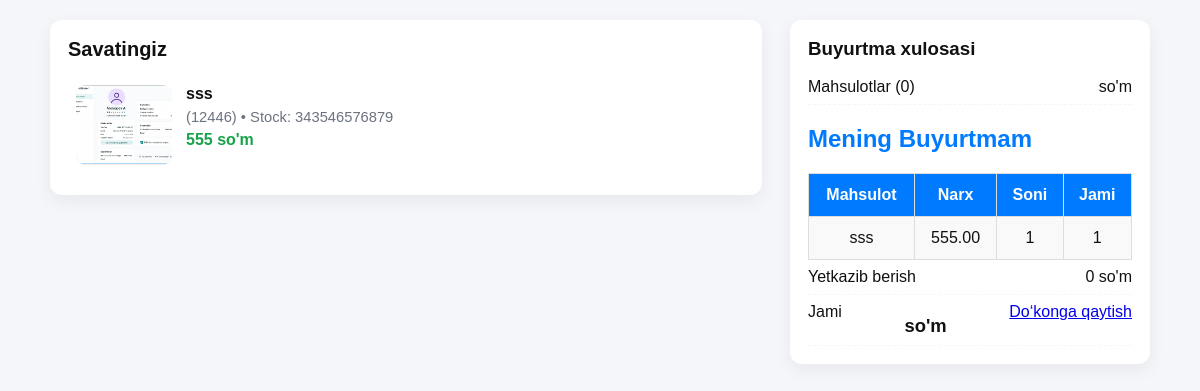
/cart/ (signed in), run on the app's committed database.
### store/models.py (models this page shows, shortened)
class CartItem(models.Model):
    cart=models.ForeignKey(Cart,on_delete=models.CASCADE,related_name="items")
    product=models.ForeignKey(Product,on_delete=models.CASCADE)
    quantity=models.IntegerField(default=1)
    price=models.DecimalField(max_digits=10,decimal_places=2)

class Product(models.Model):
    title=models.CharField(max_length=70)
    about=models.TextField(default="nothing")
    price=models.DecimalField(max_digits=10,decimal_places=2)
    stock=models.IntegerField(default=0)
    image=models.ImageField(upload_to='products/')
    created_at=models.DateTimeField(auto_now_add=True)
    category=models.ForeignKey(Category,on_delete=models.CASCADE,related_name="products")
    is_active=models.BooleanField(default=True)
    seller=models.ForeignKey(CustomUser,
                             on_delete=models.CASCADE,
                             related_name="products",
                             null=True,
                             blank=True
                             )

class OrderItem(models.Model):
    order=models.ForeignKey(Order,on_delete=models.CASCADE)
    product=models.ForeignKey(Product,on_delete=models.CASCADE) #tog'ri ketayapmanmi
    quantity=models.IntegerField(default=1)
    price=models.DecimalField(max_digits=20,decimal_places=2)

### store/views.py (the view)
# urls.py: path('cart/',views.see_cart,name="seecart"),
def see_cart(request):
    order,created=Order.objects.get_or_create(user=request.user)
    order_u=OrderItem.objects.filter(order=order)
    cart,created=Cart.objects.get_or_create(user=request.user)
    cart_u=CartItem.objects.filter(cart=cart)
    return render(request,'cart.html',{"cart_u":cart_u,"order_u":order_u})

### store/templates/cart.html (shortened to what this page needs)
<!DOCTYPE html>
<html lang="uz">
<head>
</head>
<body>
  <div class="cart-wrap">
    <section class="items" aria-labelledby="cart-heading">
      <h2 id="cart-heading">Savatingiz</h2>
      {% if not cart_u %}
        <div class="empty">Sizning savatchingiz bo‘sh 🛒<br><a href="{% url 'home' %}">Do‘konga qaytish</a></div>
      {% else %}
        {% for item in cart_u %}
          <div class="item" data-item-id="{{ item.id }}">
            <div class="thumb">
              {% if item.product.image %}
                <img src="{{ item.product.image.url }}" alt="{{ item.product.title }}">
              {% else %}
                <span style="font-size:.9rem;color:var(--muted)">No image</span>
              {% endif %}
            </div>
            <div class="meta">
              <h3>{{ item.product.title }}</h3>
              <p>({{ item.quantity }}) • Stock: {{ item.product.stock}} </p>
              <div class="price">{{ item.price|floatformat:0 }} so'm</div>
            </div>
        {% endfor %}
      {% endif %}
    </section>
    <aside class="summary" aria-labelledby="summary-heading">
      <h3 id="summary-heading">Buyurtma xulosasi</h3>
      <div class="row">
        <div>Mahsulotlar ({{ cart_items|length }})</div>
        <div>{{ cart_total|floatformat:0 }} so'm</div>
      </div>
</head>
<body>
    <h1>Mening Buyurtmam</h1>
    {% if order_u %}
    <table>
        <tr>
            <th>Mahsulot</th>
            <th>Narx</th>
            <th>Soni</th>
            <th>Jami</th>
        </tr>
        {% for item in order_u %}
        <tr>
            <td>{{ item.product.title }}</td>
            <td>{{ item.price }}</td>
            <td>{{ item.quantity }}</td>
            <td>{{ item.quantity }}</td>
        </tr>
        {% endfor %}
    </table>
    {% else %}
        <p>Buyurtma topilmadi 😢</p>
    {% endif %}
      <div class="row">
        <div>Yetkazib berish</div>
        <div>0 so'm</div>
      </div>
      <div class="row">
        <div>Jami</div>
        <div class="total">{{ cart_total|floatformat:0 }} so'm</div>
        <a href="{% url 'home' %}">Do‘konga qaytish</a>
      </div>
    </aside>
  </div>
</body>
</html>

### store/templates/cart.html (style rules this page uses)
:root { --bg:#f4f6fb; --card:#ffffff; --muted:#6b7280; --accent:#0d6efd; --success:#16a34a; --danger:#ef4444; --shadow: 0 6px 18px rgba(15,23,42,0.06); --radius:12px; }
* { box-sizing:border-box }
html,body { height:100%;margin:0;font-family:Inter,ui-sans-serif,system-ui, -apple-system, "Segoe UI", Roboto, "Helvetica Neue", Arial; }
body { background:var(--bg);color:#111;padding:28px; }
.cart-wrap { max-width:1100px; margin:0 auto; display:grid; grid-template-columns: 1fr 360px; gap:28px; align-items:start; }
.items { background:var(--card); border-radius:var(--radius); box-shadow:var(--shadow); padding:18px; }
.items h2 { margin:0 0 12px;font-size:1.25rem }
.item { display:flex; gap:14px; padding:12px 8px; border-bottom:1px solid rgba(0,0,0,0.04); align-items:center; }
.item:last-child { border-bottom:0 }
.thumb { width:96px; height:80px; border-radius:10px; overflow:hidden; flex-shrink:0; background:linear-gradient(180deg,#eee,#ddd); display:flex;align-items:center;justify-content:center; }
.thumb img { width:100%;height:100%;object-fit:cover;display:block }
.meta { flex:1;min-width:0 }
.meta h3 { margin:0;font-size:1rem;white-space:nowrap;overflow:hidden;text-overflow:ellipsis }
.meta p { margin:6px 0 0;color:var(--muted);font-size:.92rem }
.price { font-weight:700;color:var(--success);margin-top:6px }
.summary { background:var(--card); border-radius:var(--radius); box-shadow:var(--shadow); padding:18px; height:fit-content; position:sticky; top:24px; }
.summary h3 { margin:0 0 10px }
.summary .row { display:flex;justify-content:space-between;padding:8px 0;border-bottom:1px dashed rgba(0,0,0,0.04) }
.summary .total { font-size:1.15rem;font-weight:800;margin-top:12px }
.item { display: flex; gap: 14px; padding: 12px 8px; border-bottom: 1px solid rgba(0,0,0,0.04); align-items: flex-start; }
.meta h3 { margin: 0; font-size: 1rem; white-space: normal; word-break: break-word; }
.meta p { margin: 6px 0 0; color: var(--muted); font-size: .92rem; white-space: normal; }
body { font-family: Arial, sans-serif; padding: 20px; background: #f4f6f9; }
h1 { color: #007bff; }
table { width: 100%; border-collapse: collapse; margin-top: 20px; }
th, td { border: 1px solid #ddd; padding: 12px; text-align: center; }
th { background: #007bff; color: white; }
tr:nth-child(even) { background: #f9f9f9; }

### data on the page
CartItem: product.image (picture), product "sss", quantity "12446", product.stock "343546576879", price "555"
OrderItem: product "sss", price "555.00", quantity "1"

### other printed values
{{ cart_items|length }} "0"
